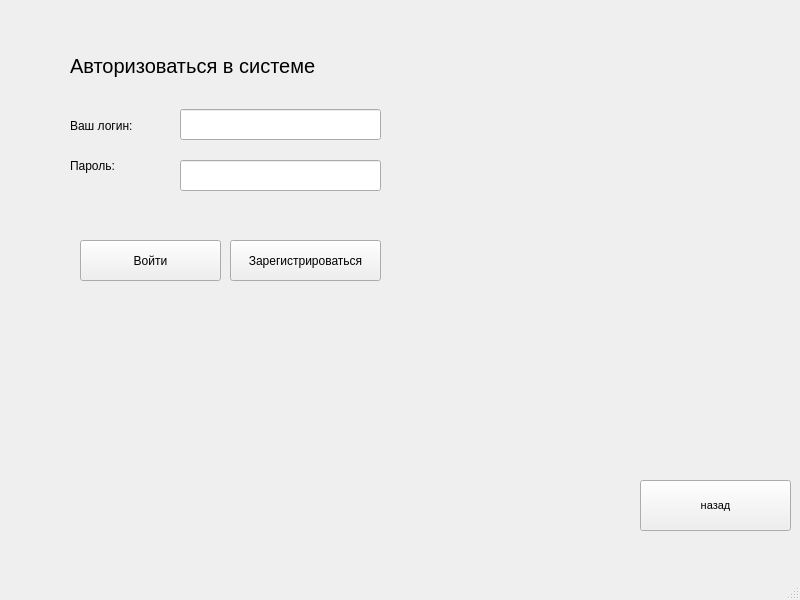
<?xml version="1.0" encoding="UTF-8"?>
<ui version="4.0">
 <class>MainWindow</class>
 <widget class="QMainWindow" name="MainWindow">
  <property name="geometry">
   <rect>
    <x>0</x>
    <y>0</y>
    <width>800</width>
    <height>600</height>
   </rect>
  </property>
  <property name="windowTitle">
   <string>Авторизация</string>
  </property>
  <property name="windowIcon">
   <iconset>
    <normaloff>icon.png</normaloff>icon.png</iconset>
  </property>
  <widget class="QWidget" name="centralwidget">
   <widget class="QLineEdit" name="login_user">
    <property name="geometry">
     <rect>
      <x>180</x>
      <y>109</y>
      <width>201</width>
      <height>31</height>
     </rect>
    </property>
    <property name="toolTip">
     <string>Введите логин - имя пользователя</string>
    </property>
   </widget>
   <widget class="QLabel" name="label">
    <property name="geometry">
     <rect>
      <x>70</x>
      <y>110</y>
      <width>81</width>
      <height>31</height>
     </rect>
    </property>
    <property name="text">
     <string>Ваш логин:</string>
    </property>
   </widget>
   <widget class="QLabel" name="label_2">
    <property name="geometry">
     <rect>
      <x>70</x>
      <y>50</y>
      <width>401</width>
      <height>31</height>
     </rect>
    </property>
    <property name="font">
     <font>
      <pointsize>15</pointsize>
     </font>
    </property>
    <property name="text">
     <string>Авторизоваться в системе</string>
    </property>
   </widget>
   <widget class="QLineEdit" name="pwd_user">
    <property name="geometry">
     <rect>
      <x>180</x>
      <y>160</y>
      <width>201</width>
      <height>31</height>
     </rect>
    </property>
    <property name="toolTip">
     <string>Введите пароль</string>
    </property>
   </widget>
   <widget class="QLabel" name="label_3">
    <property name="geometry">
     <rect>
      <x>70</x>
      <y>150</y>
      <width>81</width>
      <height>31</height>
     </rect>
    </property>
    <property name="text">
     <string>Пароль:</string>
    </property>
   </widget>
   <widget class="QPushButton" name="enter">
    <property name="geometry">
     <rect>
      <x>80</x>
      <y>240</y>
      <width>141</width>
      <height>41</height>
     </rect>
    </property>
    <property name="text">
     <string>Войти</string>
    </property>
   </widget>
   <widget class="QPushButton" name="zareg">
    <property name="geometry">
     <rect>
      <x>230</x>
      <y>240</y>
      <width>151</width>
      <height>41</height>
     </rect>
    </property>
    <property name="text">
     <string>Зарегистрироваться</string>
    </property>
   </widget>
   <widget class="QPushButton" name="back">
    <property name="geometry">
     <rect>
      <x>640</x>
      <y>480</y>
      <width>151</width>
      <height>51</height>
     </rect>
    </property>
    <property name="font">
     <font>
      <pointsize>8</pointsize>
     </font>
    </property>
    <property name="text">
     <string>назад</string>
    </property>
   </widget>
   <widget class="QLabel" name="errorLabel">
    <property name="geometry">
     <rect>
      <x>80</x>
      <y>200</y>
      <width>431</width>
      <height>31</height>
     </rect>
    </property>
    <property name="font">
     <font>
      <pointsize>9</pointsize>
      <weight>75</weight>
      <bold>true</bold>
     </font>
    </property>
    <property name="styleSheet">
     <string notr="true">color: rgb(255, 0, 0);</string>
    </property>
    <property name="text">
     <string/>
    </property>
   </widget>
   <widget class="QLabel" name="lblImage">
    <property name="geometry">
     <rect>
      <x>620</x>
      <y>10</y>
      <width>141</width>
      <height>131</height>
     </rect>
    </property>
    <property name="text">
     <string/>
    </property>
    <property name="pixmap">
     <pixmap>geosmall.jpg</pixmap>
    </property>
   </widget>
  </widget>
  <widget class="QMenuBar" name="menubar">
   <property name="geometry">
    <rect>
     <x>0</x>
     <y>0</y>
     <width>800</width>
     <height>26</height>
    </rect>
   </property>
  </widget>
  <widget class="QStatusBar" name="statusbar"/>
 </widget>
 <resources/>
 <connections/>
</ui>
